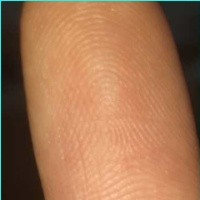
#> input picture img_v.jpg, 200 x 200 px
$ python -i preprocess.py   (imports and definitions only)
#> lines starting #> are read from the running program, lines starting #| are printed output that depends on the picture; after the words box and inside, x2 and y2 are one past the last pixel; in counts of white or black regions, pixels touching at a corner belong together
import cv2
import matplotlib.pyplot as plt
from skimage.feature import hessian_matrix, hessian_matrix_eigvals
from skimage.io import imread, imshow
import numpy as np
from skimage import filters
from PIL import Image
import fingerprint_enhancer
import math

import os


TEMP_PATH ='/home/vania/TA/Implement/Touchless-Fingerprint-Recognition/backend/complete/src/resources/temp/'

# [4 lines left out: function get_absolute_path, not called in this run]

class PreprocessImage(object):
    def __init__(self):
        super().__init__()
    def __init__(self, img):
    # read image as grayscale
#> called with img = 'img_v.jpg'
        self.img = cv2.imread(img, 0)
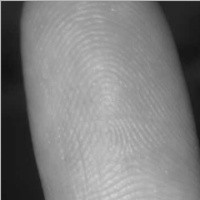
#> self.img: shape (200, 200); min 17, max 210, mean 126.3


    #img should be an 2d numpy array

    def detect_ridges(self,img, sigma=1.0,o='rc'):

        H_elems = hessian_matrix(img, sigma=sigma, order=o)
        maxima_ridges, minima_ridges = hessian_matrix_eigvals(H_elems)
        self.maxima_ridges = maxima_ridges.copy()
        return img,maxima_ridges, minima_ridges

    # [22 lines left out: functions plot_images, checkImageEligibility, not called in this run]

    #thresholding image
    def threshold(self,img):
        # [6 lines of commented-out code are left out]
        return cv2.adaptiveThreshold(img,255,cv2.ADAPTIVE_THRESH_GAUSSIAN_C,\
                    cv2.THRESH_BINARY,11,2)


    #show image in PIL
    # [59 lines left out: functions read_finger_media, determine_stego_capacity, clipped_zoom, not called in this run]

    # masking image with ellipse
    # One argument is the center location (x,y).
    #  Next argument is axes lengths (major axis length, minor axis length).
    # angle is the angle of rotation of ellipse in anti-clockwise direction.
    # startAngle and endAngle denotes the starting and ending of ellipse arc measured in clockwise direction from major axis. i.e. giving values 0 and 360 gives the full ellipse
    def ellipse_masking(self,img):
        # get shape
        height, width = img.shape


        # Create new blank image and shift ROI to new coordinates
        mask = np.zeros(img.shape, dtype=np.uint8)

        # x = width//2 - ROI.shape[0]//2
        # y = height//2 - ROI.shape[1]//2
        x = width//2
        y = height//2
        center_coordinates = (x, y)
        major_axis = y + 50
        minor_axis = x - 30
        axesLength = (major_axis, minor_axis)

        angle = 90

        startAngle = 0

        endAngle = 360

        # Red color in BGR
        color = 255

        # Line thickness of 5 px
        thickness = -1

        # Using cv2.ellipse() method
        # Draw a ellipse with red line borders of thickness of 5 px
        cv2.ellipse(mask, center_coordinates, axesLength,
                angle, startAngle, endAngle, color, thickness)

        # img = clipped_zoom(img, 1.5)
        # imshow(img)
        # cv2.imwrite('/content/zoom.jpg', img)

        # bitwise masking
        masked = cv2.bitwise_and(img, img, mask=mask)

        return masked
    # improve contrast using clahe
    def increase_contrast(self,img,clipLimit=3,size=(8,8)):
        clahe = cv2.createCLAHE(clipLimit=clipLimit,tileGridSize=size)
        return clahe.apply(img)

    # gamma correction : untuk control overall brightnes
    def gamma_correction(self,gray):
        # compute gamma = log(mid*255)/log(mean)
        mid = 0.5
        mean = np.mean(gray)
        gamma = math.log(mid*255)/math.log(mean)
        # print(gamma)

        # do gamma correction
        img_gamma1 = np.power(gray, gamma).clip(0,255).astype(np.uint8)
        return img_gamma1

    #adaptive threshold
    # [4 lines left out: function adaptive_threshold, not called in this run]

    # preprosess all the image:
    def preprocess_image(self):
        img = self.img.copy()
        img = self.gamma_correction(img)
#> in gamma_correction, `mean = np.mean(gray)`: mean = 126.3
#> in gamma_correction, `gamma = math.log(mid*255)/math.log(mean)`: gamma = 1
        img = self.increase_contrast(img)
#> in increase_contrast, `return clahe.apply(img)`:
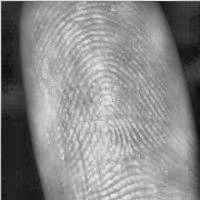
#> returned value: shape (200, 200); min 9, max 237, mean 137.7
        img = self.ellipse_masking(img)
#> in ellipse_masking, `cv2.ellipse(mask, center_coordinates, axesLength, angle, startAngle, e..`:
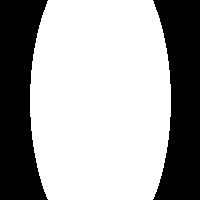
#> mask: shape (200, 200); 64.8% white; 2 black regions, box (x1, y1, x2, y2) and area: (0, 0, 48, 200) 7130, (153, 0, 200, 200) 6930
#> in ellipse_masking, `masked = cv2.bitwise_and(img, img, mask=mask)`:
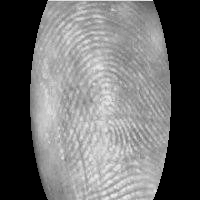
#> masked: shape (200, 200); min 0, max 237, mean 109.2
        img = self.threshold(img)
#> in threshold, `return cv2.adaptiveThreshold(img,255,cv2.ADAPTIVE_THRESH_GAUSSIAN_C,\ ..`:
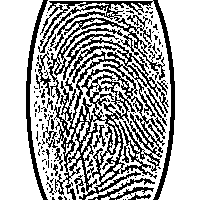
#> returned value: shape (200, 200); 68.6% white; black in thin lines or dots, all inside (x1, y1, x2, y2) = (26, 0, 175, 200)
        img,maxima_ridges,minima_ridges = self.detect_ridges(img,2)
#> in detect_ridges, `H_elems = hessian_matrix(img, sigma=sigma, order=o)`: H_elems = 3 items
#> in detect_ridges, `maxima_ridges, minima_ridges = hessian_matrix_eigvals(H_elems)`:
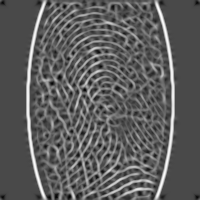
#> maxima_ridges: shape (200, 200) float64; min -0.0426, max 0.106, mean 0.0121; drawn with min black and max white
#> in detect_ridges, `maxima_ridges, minima_ridges = hessian_matrix_eigvals(H_elems)`:
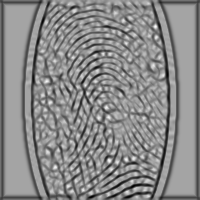
#> minima_ridges: shape (200, 200) float64; min -0.0889, max 0.0486, mean -0.0151; drawn with min black and max white

#> (the run stopped early here; a loop or call above may not have finished)
